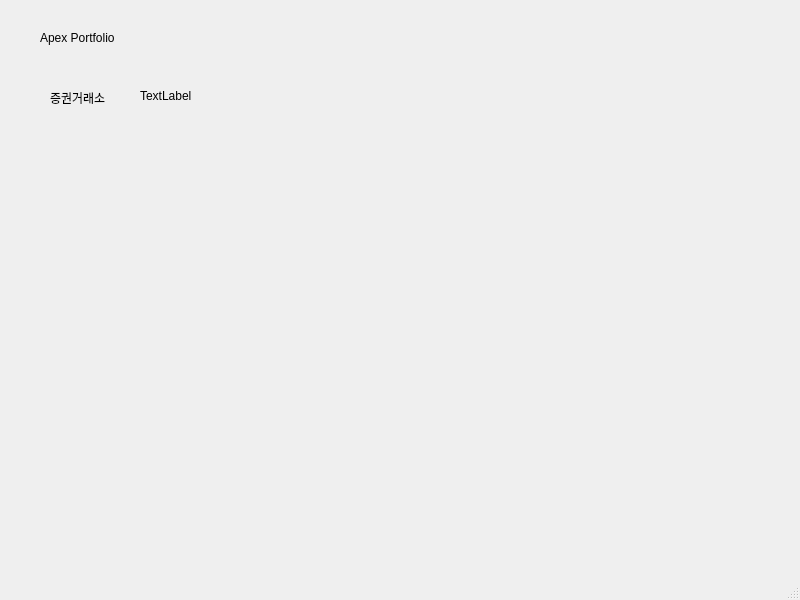
<?xml version="1.0" encoding="UTF-8"?>
<ui version="4.0">
 <class>MainWindow</class>
 <widget class="QMainWindow" name="MainWindow">
  <property name="geometry">
   <rect>
    <x>0</x>
    <y>0</y>
    <width>800</width>
    <height>600</height>
   </rect>
  </property>
  <property name="windowTitle">
   <string>MainWindow</string>
  </property>
  <widget class="QWidget" name="centralwidget">
   <widget class="QLabel" name="label">
    <property name="geometry">
     <rect>
      <x>40</x>
      <y>30</y>
      <width>91</width>
      <height>16</height>
     </rect>
    </property>
    <property name="text">
     <string>Apex Portfolio</string>
    </property>
   </widget>
   <widget class="QLabel" name="label_2">
    <property name="geometry">
     <rect>
      <x>50</x>
      <y>90</y>
      <width>61</width>
      <height>16</height>
     </rect>
    </property>
    <property name="text">
     <string>증권거래소</string>
    </property>
   </widget>
   <widget class="QLabel" name="label_3">
    <property name="geometry">
     <rect>
      <x>140</x>
      <y>90</y>
      <width>56</width>
      <height>12</height>
     </rect>
    </property>
    <property name="text">
     <string>TextLabel</string>
    </property>
   </widget>
  </widget>
  <widget class="QMenuBar" name="menubar">
   <property name="geometry">
    <rect>
     <x>0</x>
     <y>0</y>
     <width>800</width>
     <height>21</height>
    </rect>
   </property>
  </widget>
  <widget class="QStatusBar" name="statusbar"/>
 </widget>
 <resources/>
 <connections/>
</ui>
